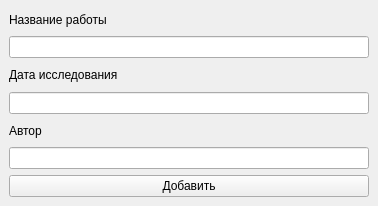
<?xml version="1.0" encoding="UTF-8"?>
<ui version="4.0">
 <class>MainWindow</class>
 <widget class="QMainWindow" name="MainWindow">
  <property name="geometry">
   <rect>
    <x>0</x>
    <y>0</y>
    <width>378</width>
    <height>206</height>
   </rect>
  </property>
  <property name="minimumSize">
   <size>
    <width>378</width>
    <height>206</height>
   </size>
  </property>
  <property name="maximumSize">
   <size>
    <width>378</width>
    <height>206</height>
   </size>
  </property>
  <property name="windowTitle">
   <string>Add info</string>
  </property>
  <widget class="QWidget" name="centralwidget">
   <layout class="QVBoxLayout" name="verticalLayout">
    <item>
     <widget class="QLabel" name="label">
      <property name="text">
       <string>Название работы</string>
      </property>
     </widget>
    </item>
    <item>
     <widget class="QLineEdit" name="lineEdit"/>
    </item>
    <item>
     <widget class="QLabel" name="label_2">
      <property name="text">
       <string>Дата исследования</string>
      </property>
     </widget>
    </item>
    <item>
     <widget class="QLineEdit" name="lineEdit_2"/>
    </item>
    <item>
     <widget class="QLabel" name="label_3">
      <property name="text">
       <string>Автор</string>
      </property>
     </widget>
    </item>
    <item>
     <widget class="QLineEdit" name="lineEdit_3"/>
    </item>
    <item>
     <widget class="QPushButton" name="pushButton">
      <property name="text">
       <string>Добавить</string>
      </property>
     </widget>
    </item>
   </layout>
  </widget>
 </widget>
 <resources/>
 <connections/>
</ui>
